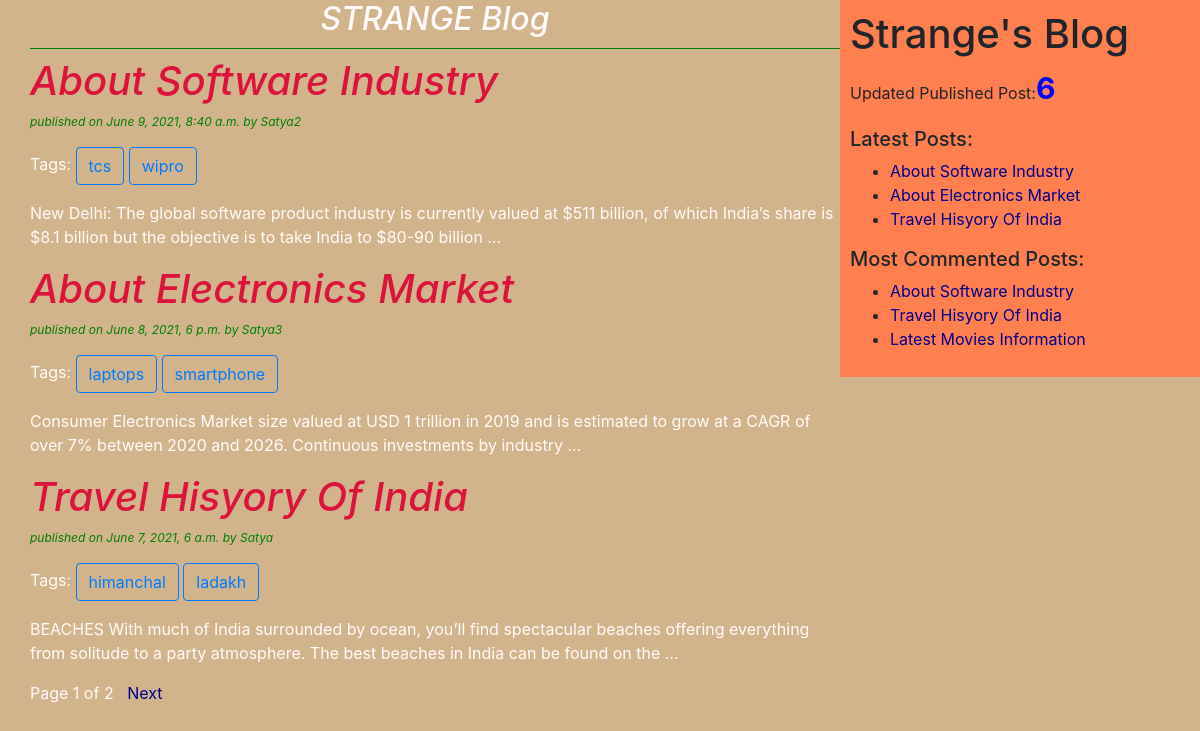
The page / on the database its author committed.
### blog/models.py (models this page shows, shortened)
class Post(models.Model):
    STATUS_CHOICES = (('draft', 'Draft'), ('published', 'Published'))
    title = models.CharField(max_length=250)
    slug = models.SlugField(max_length=260, unique_for_date='publish')
    author = models.ForeignKey(
        User, related_name='blog_posts', on_delete=models.DO_NOTHING)
    body = models.TextField()
    publish = models.DateTimeField(default=timezone.now)
    created = models.DateTimeField(auto_now_add=True)
    updated = models.DateTimeField(auto_now=True)
    status = models.CharField(
        max_length=20, choices=STATUS_CHOICES, default='draft')
    objects = CustomManager()
    tags = TaggableManager()
    class Meta:
        ordering = ('-publish',)
    def get_absolute_url(self):
        return reverse('post_detail', args=[self.slug])

### blog/views.py (the view)
# urls.py: path('', views.post_list_view),
def post_list_view(request,tag_slug=None):
    post_list = Post.objects.all()
    tag = None
    if tag_slug:
        tag = get_object_or_404(Tag,slug=tag_slug)
        post_list = post_list.filter(tags__in=[tag])
    paginator = Paginator(post_list, 3)
    page_number = request.GET.get('page')
    try:
        post_list = paginator.page(page_number)
    except PageNotAnInteger:
        post_list = paginator.page(1)
    except EmptyPage:
        post_list = paginator.page(paginator.num_pages)
    return render(request, 'blog/post_list.html', {'post_list': post_list,'tag':tag})

### blog/models.py (called while the page is built)
    def get_queryset(self):
        return super().get_queryset().filter(status='published')

### blog/templatetags/blog_tags.py (called while the page is built)
@register.simple_tag(name='my_tag')
def total_posts():
    return Post.objects.count()

@register.inclusion_tag('blog/latest_post.html')
def show_latest_post():
    latest_post = Post.objects.order_by('-publish')[:3]
    return {'latest_post':latest_post}

@register.simple_tag
def get_most_commented_post():
    return Post.objects.annotate(total_comments=Count('comments')).order_by('-total_comments')[:3]

### templates/blog/post_list.html (shortened to what this page needs)
<!DOCTYPE html>
{%extends 'blog/base.html'%}
    {%block content_block%}
        <h2>STRANGE Blog</h2>
       {%for post in post_list%}
            <a href="{{post.get_absolute_url}}"><h3>{{post.title}}</h3></a>
            <p id='date' >published on {{post.publish}} by {{post.author|title}}</p>
            <p>Tags:
                {% for tag in post.tags.all %}
                <a href="{%url 'post_list_by_tag_name' tag.slug%}" class="btn btn-outline-primary">{{tag.name}}</a>
                {%endfor%}
            </p>
            {{post.body|truncatewords:30|linebreaks}}
        {%endfor%}
        {%include 'blog/paginate.html' with page=post_list %}
    {%endblock%}

### templates/blog/base.html (shortened to what this page needs)
<!DOCTYPE html>
{% load blog_tags %}
{% load static %}
<html lang="en">
<head>
    <link rel="stylesheet" href="https://cdn.jsdelivr.net/npm/bootstrap@4.6.0/dist/css/bootstrap.min.css">
    <link rel="stylesheet" href="{%static "css/blog13.css" %}">
</head>
<body>
    <div class="content">
        {%block content_block%}{%endblock%}
    </div>
    <div class="sidebar">
        <h1>Strange's Blog</h1>
        <p>Updated Published Post:<span id='pcount'>{% my_tag %}</span></p>
        <h5>Latest Posts:</h5>{%show_latest_post%}
        <h5>Most Commented Posts:</h5>
        {% get_most_commented_post as most_commented_post %}
        <ul>
            {% for post in most_commented_post %}
            <li><a href="{{post.get_absolute_url}}">{{post.title}}</a></li>
            {%endfor%}
        </ul>
    </div>
</body>
</html>

### templates/blog/paginate.html (shortened to what this page needs)
<!DOCTYPE html>
<html lang="en">
<head>
</head>
<body>
    <div class="paginator">
        <span>Page {{page.number}} of {{page.paginator.num_pages}}</span>&nbsp&nbsp
        {%if page.has_next%}
            <a href="?page={{page.next_page_number}}">Next</a>
        {%endif%}
    </div>
</body>
</html>

### templates/blog/latest_post.html
<!DOCTYPE html>
<ul>
    {% for post in latest_post %}
    <li><a href="{{post.get_absolute_url}}">{{post.title}}</a></li>
    {%endfor%}
</ul>

### static/css/blog13.css (style rules this page uses)
.content { width: 70%; float: left; padding: 0 0 0 30px; color: snow; }
.sidebar { width: 30%; float: right; padding: 10px; background-color: coral; }
body { background-color: tan; }
h2 { text-align: center; border-bottom: 1px solid green; font-style: italic; padding-bottom: 10px; }
#date,#ch { color: green; font-size: 12px; font-style: oblique; }
a { color: darkblue; }
h3 { font-size: 40px; font-style: italic; color: crimson; }
#pcount { font-size: 30px; color: blue; font-weight: bold; }

### rows shown on the page
Post: title "About Software Industry", publish "June 9, 2021, 8:40 a.m.", author "Satya2", body "New Delhi: The global software product industry is currently valued at $511 billion, of which India’s share is $8.1 billion but the objective is to take India to $80-90 billion …"
Tag: name "tcs"
Tag: name "wipro"
Post: title "About Electronics Market", publish "June 8, 2021, 6 p.m.", author "Satya3", body "Consumer Electronics Market size valued at USD 1 trillion in 2019 and is estimated to grow at a CAGR of over 7% between 2020 and 2026. Continuous investments by industry …"
Tag: name "laptops"
Tag: name "smartphone"
Post: title "Travel Hisyory Of India", publish "June 7, 2021, 6 a.m.", author "Satya", body "BEACHES With much of India surrounded by ocean, you’ll find spectacular beaches offering everything from solitude to a party atmosphere. The best beaches in India can be found on the …"
Tag: name "himanchal"
Tag: name "ladakh"
Post: title "Latest Movies Information"

### other values the page prints
{{ page.number }} "1"
{{ page.paginator.num_pages }} "2"
